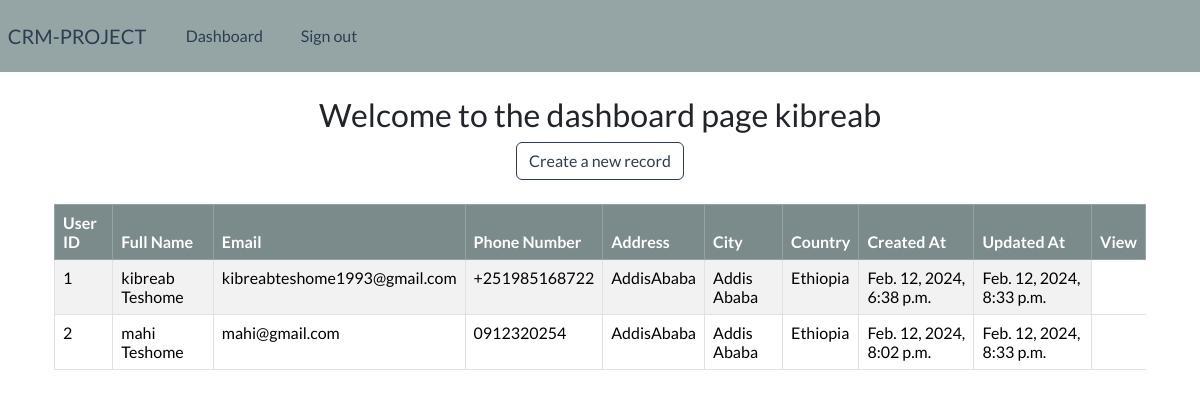
The page /dashboard (signed in) on the database its author committed.
### webapp/models.py (models this page shows, shortened)
class Record(models.Model):
    creation_date=models.DateTimeField(auto_now_add=True)
    update_date=models.DateTimeField(auto_now=True)
    first_name=models.CharField(max_length=100)
    last_name=models.CharField(max_length=100)
    email=models.CharField(max_length=255)
    phone=models.CharField(max_length=20)
    address=models.CharField(max_length=300)
    city=models.CharField(max_length=200)
    province=models.CharField(max_length=200)
    country=models.CharField(max_length=200)

### webapp/views.py (the view)
# urls.py: path('dashboard',views.dashboard,name='dashboard'),
@login_required(login_url='login')
def dashboard(request):
   records=Record.objects.all()
   context={'records':records}
   return render(request,'webapps/dashboard.html',context=context)

### webapp/templates/webapps/dashboard.html
{% extends 'webapps/base.html'%} {% block content %}
<div class="container text-center">
  <h3>Welcome to the dashboard page {{user.username}}</h3>
  <a class="btn btn-outline-primary" href="{% url 'dashboard' %}"
    >Create a new record</a
  >
  <br /><br />
  <div class="dashboard-container">
    <table class="table table-striped table-bordered">
      <thead class="table-dark">
        <tr>
          <th>User ID</th>
          <th>Full Name</th>
          <th>Email</th>
          <th>Phone Number</th>
          <th>Address</th>
          <th>City</th>
          <th>Country</th>
          <th>Created At</th>
          <th>Updated At</th>
          <th scope="col">View</th>
        </tr>
      </thead>
      <tbody>
        {% if records %} {% for record in records %}
        <tr>
          <td>{{record.id}}</td>
          <td>{{record.first_name}} {{record.last_name}}</td>
          <td>{{record.email}}</td>
          <td>{{record.phone}}</td>
          <td>{{record.address}}</td>
          <td>{{record.city}}</td>
          <td>{{record.country}}</td>
          <td>{{record.creation_date}}</td>
          <td>{{record.update_date}}</td>
        </tr>
        {% endfor %} {% endif %}
      </tbody>
    </table>
  </div>
</div>
{% endblock %}

### webapp/templates/webapps/base.html (shortened to what this page needs)
{% load static %}
<html>
  <head>
    <link rel="stylesheet" type="text/css" href="https://bootswatch.com/5/flatly/bootstrap.min.css"/>
    <link rel="stylesheet" type="text/css" href="{% static 'css/style.css'%}"/>
  </head>
  <body>
    {% include 'webapps/navbar.html' %}
    <div class="container">
      <br />
      {% block content %}
       {% endblock %}
    </div>
  </body>
</html>

### webapp/templates/webapps/navbar.html (shortened to what this page needs)
<nav
  class="navbar navbar-expand-lg navbar-dark bg-secondary justify-content-center"
>
  <a class="navbar-brand main-heading text-primary" href="{% url 'home' %}">
    &nbsp; CRM-PROJECT</a
  >
  <div class="collapse navbar-collapse text-center" id="navbarNavDropdown">
    <ul class="navbar-nav mr-auto">
      &nbsp; &nbsp; &nbsp; {% if user.is_authenticated %}
      <li class="nav-item">
        <a class="nav-link text-primary" href="{% url 'dashboard' %}"
          >Dashboard &nbsp;
        </a>
      </li>
      <li class="nav-item">
        <a class="nav-link text-primary" href="{% url 'logout' %}"
          >Sign out &nbsp;
        </a>
      </li>
    </ul>
    {% endif %}
  </div>
</nav>

### rows shown on the page
Record: id "1", first_name "kibreab", last_name "Teshome", email "kibreabteshome1993@gmail.com", phone "+251985168722", address "AddisAbaba", city "Addis Ababa", country "Ethiopia", creation_date "Feb. 12, 2024, 6:38 p.m.", update_date "Feb. 12, 2024, 8:33 p.m."
Record: id "2", first_name "mahi", last_name "Teshome", email "mahi@gmail.com", phone "0912320254", address "AddisAbaba", city "Addis Ababa", country "Ethiopia", creation_date "Feb. 12, 2024, 8:02 p.m.", update_date "Feb. 12, 2024, 8:33 p.m."

### other values the page prints
{{ user.username }} "kibreab"
